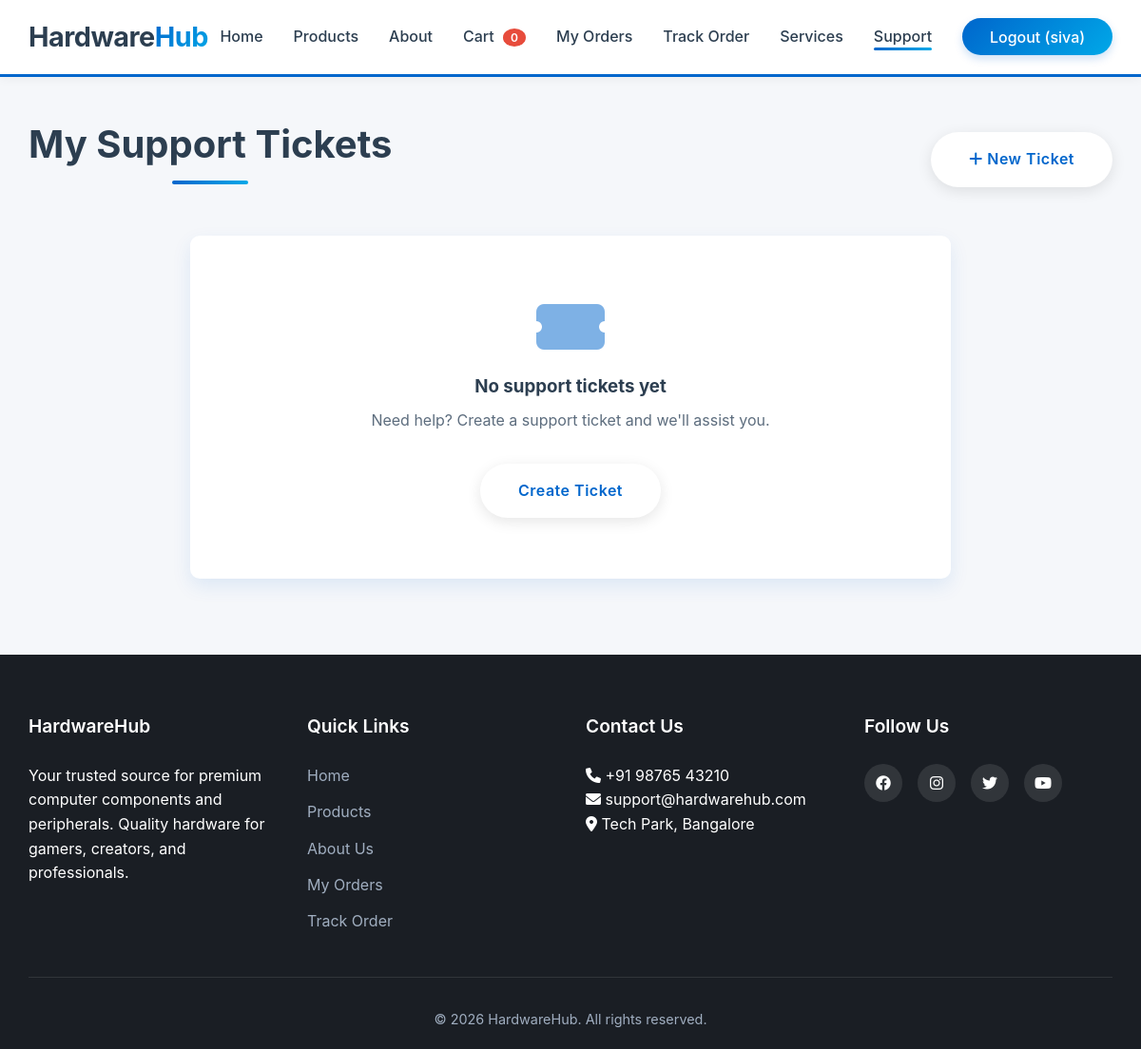
Before: /my-tickets (signed in) with the older database file.
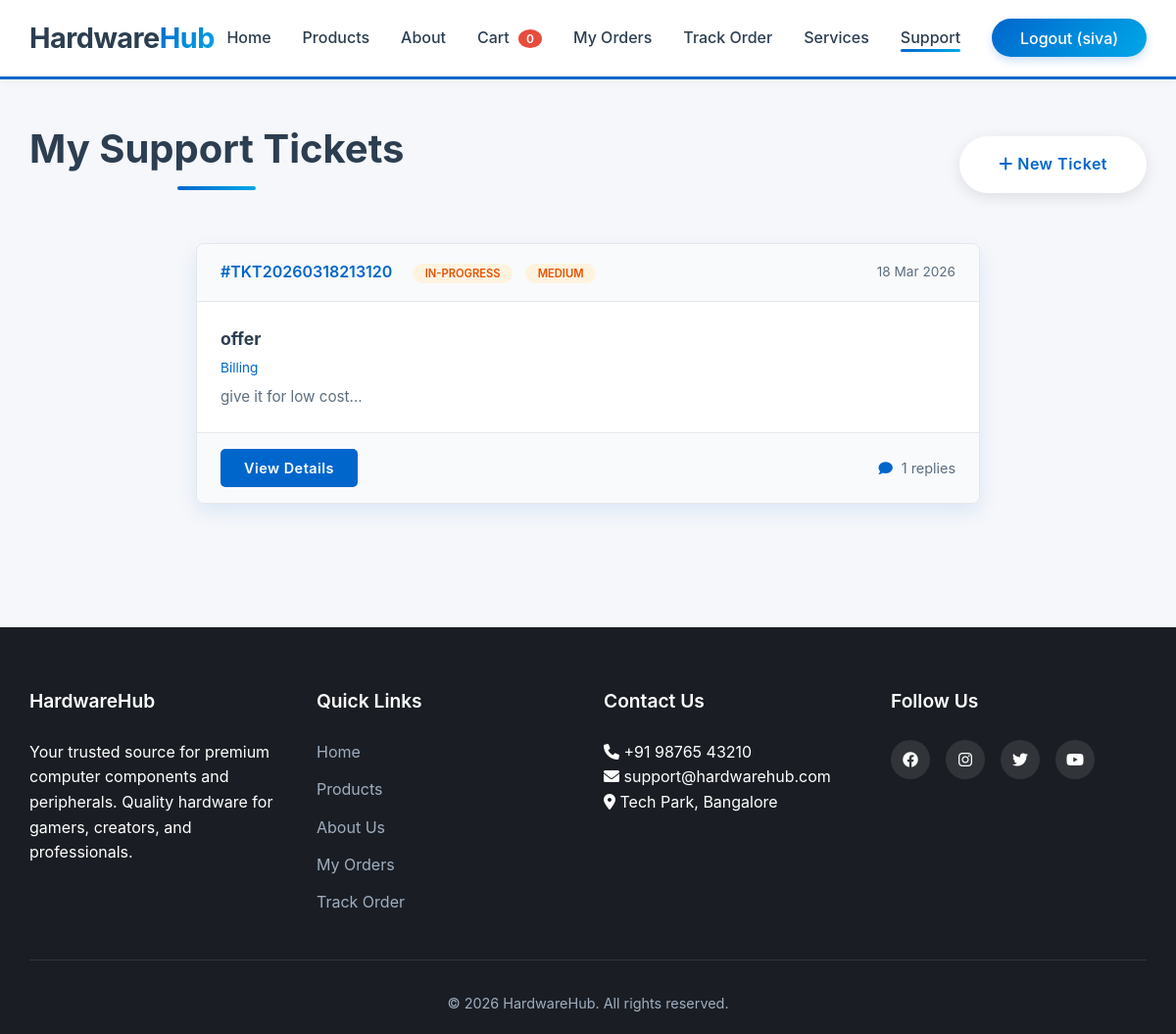
After: the same page with the newer database file.
### app.py (models this page shows)
class SupportTicket(db.Model):
    id = db.Column(db.Integer, primary_key=True)
    ticket_number = db.Column(db.String(20), unique=True, nullable=False)
    user_id = db.Column(db.Integer, db.ForeignKey('user.id'), nullable=False)
    subject = db.Column(db.String(200), nullable=False)
    category = db.Column(db.String(50), nullable=False)
    priority = db.Column(db.String(20), default='medium')
    message = db.Column(db.Text, nullable=False)
    status = db.Column(db.String(20), default='open')
    attachment = db.Column(db.String(200))
    created_at = db.Column(db.DateTime, default=datetime.utcnow)
    updated_at = db.Column(db.DateTime, default=datetime.utcnow, onupdate=datetime.utcnow)
    resolved_at = db.Column(db.DateTime)
    replies = db.relationship('TicketReply', backref='ticket', cascade='all, delete-orphan')

### app.py (the view)
@app.route('/my-tickets')
@login_required
def my_tickets():
    tickets = SupportTicket.query.filter_by(user_id=current_user.id).order_by(SupportTicket.created_at.desc()).all()
    return render_template('my_tickets.html', tickets=tickets)

### app.py (called while the page is built)
@login_manager.user_loader
def load_user(user_id):
    return User.query.get(int(user_id))

### templates/my_tickets.html (shortened to what this page needs)
{% extends "base.html" %}
{% block content %}
<section class="tickets-section">
    <div class="container">
        <div class="tickets-header">
            <h1 class="page-title">My Support Tickets</h1>
            <a href="{{ url_for('new_ticket') }}" class="btn btn-primary">
                <i class="fas fa-plus"></i> New Ticket
            </a>
        </div>
        <div class="tickets-list">
            {% if tickets %}
                {% for ticket in tickets %}
                <div class="ticket-card">
                    <div class="ticket-header">
                        <div>
                            <span class="ticket-id">#{{ ticket.ticket_number }}</span>
                            <span class="ticket-status status-{{ ticket.status }}">{{ ticket.status|upper }}</span>
                            <span class="ticket-priority priority-{{ ticket.priority }}">{{ ticket.priority|upper }}</span>
                        </div>
                        <span class="ticket-date">{{ ticket.created_at.strftime('%d %b %Y') }}</span>
                    </div>
                    <div class="ticket-body">
                        <h3>{{ ticket.subject }}</h3>
                        <p class="ticket-category">{{ ticket.category }}</p>
                        <p class="ticket-preview">{{ ticket.message[:150] }}...</p>
                    </div>
                    <div class="ticket-footer">
                        <a href="{{ url_for('ticket_detail', ticket_id=ticket.id) }}" class="btn btn-small">
                            View Details
                        </a>
                        {% if ticket.status == 'open' or ticket.status == 'in-progress' %}
                        <span class="reply-count">
                            <i class="fas fa-comment"></i> {{ ticket.replies|length }} replies
                        </span>
                        {% endif %}
                    </div>
                </div>
                {% endfor %}
            {% else %}
            <div class="no-tickets">
                <i class="fas fa-ticket-alt"></i>
                <h3>No support tickets yet</h3>
                <p>Need help? Create a support ticket and we'll assist you.</p>
                <a href="{{ url_for('new_ticket') }}" class="btn btn-primary">Create Ticket</a>
            </div>
            {% endif %}
        </div>
    </div>
</section>
{% endblock %}

Changed rows visible on the page:
added SupportTicket: ticket_number "TKT20260318213120", status "IN-PROGRESS", priority "MEDIUM", created_at "18 Mar 2026", subject "offer", category "Billing", message "give it for low cost", replies|length "1"
Other visible differences:
text no longer shown: "No support tickets yet Need help? Create a support ticket and we'll assist you. Create Ticket"
